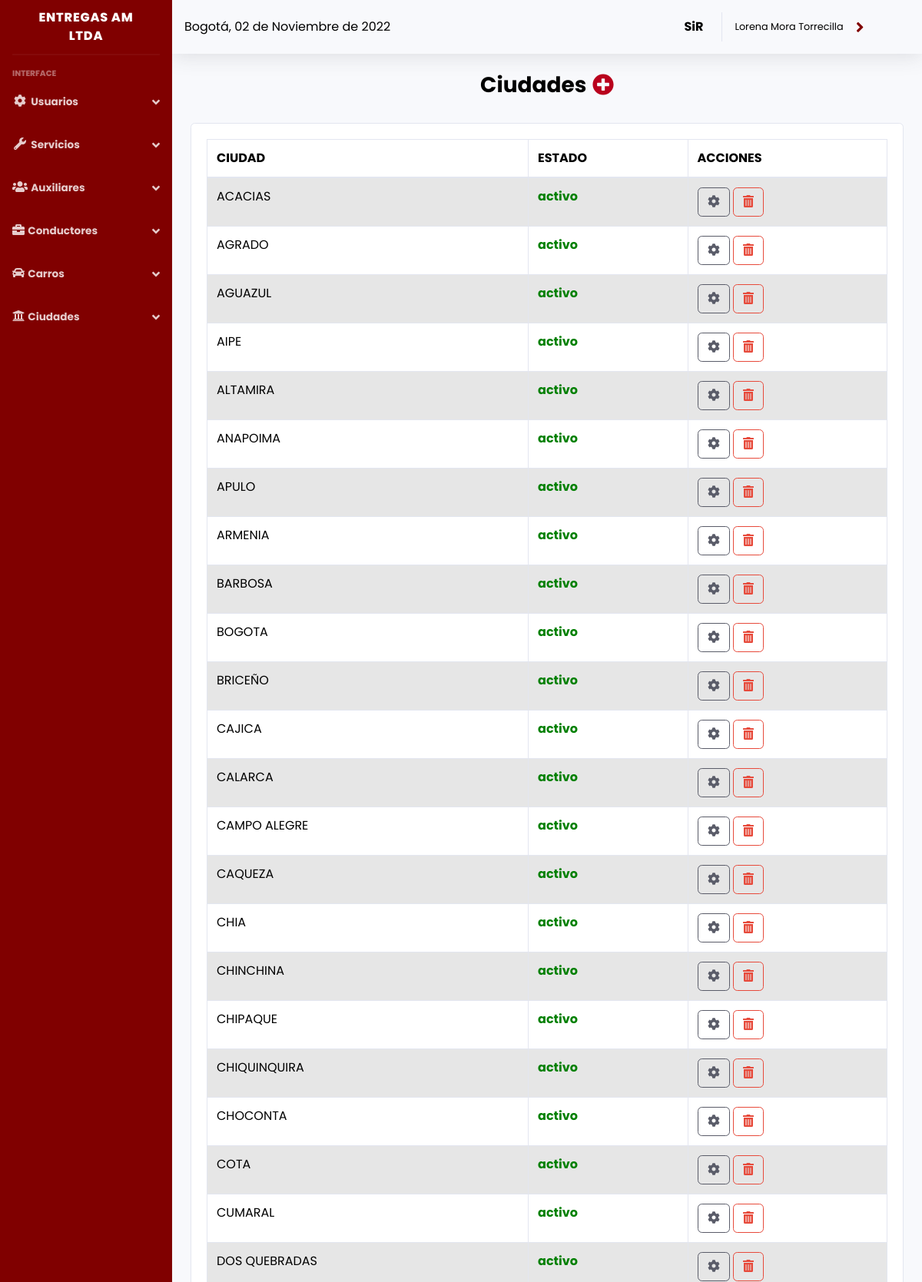
Page /sistema/lista_ciudad.php (signed in, upper part) on the committed database.
### tables this page shows
CREATE TABLE `ciudad_origen` (
  `cod` int(11) NOT NULL,
  `ciudad` varchar(255) NOT NULL,
  `estado` varchar(255) NOT NULL
);

### sistema/lista_ciudad.php (the view, shortened to what this page needs)
<?php include_once "includes/header.php"; ?>
<div class="container-fluid">
    <div class="contenido">
			<div>
				<center>
					<h3>
						<b style="color: #000000;">Ciudades</b>
						<a href="registro_ciudad.php"><i class='fa fa-plus-circle' style="color: #B9011D;"></i></a>
					</h3>
				</center>
			</div>
			<br>
	<div class="row">
					<div class="col-md-12">
						<div class="card">
							<div class="card-body" id="mydatatable-container">
								<div class="table-responsive">
									<table id="mydatatable"	class="records_list table table-striped table-bordered table-hover"	cellspacing="0" width="100%">
					<thead style="background-color: #FFFFFF;">
						<tr>
							<th style="color: #000000;">CIUDAD</th>
							<th style="color: #000000;">ESTADO</th>
							<th style="color: #000000;">ACCIONES</th>
						</tr>
					</thead>
					<tbody>
						<?php
						include "../conexion.php";
						$query = mysqli_query($conexion, "SELECT * FROM ciudad_origen ORDER BY ciudad ASC");
						$result = mysqli_num_rows($query);
						if ($result > 0) {
							while ($data = mysqli_fetch_assoc($query)) { ?>
								<tr>
									<td style="color: #000000;"><?php echo $data['ciudad']; ?></td>
									<td style="color: #000000;"><?php if($data['estado'] == 'activo') {
 echo '<span style="color:green; font-weight: bolder;">' .$data['estado'] . '</span>'; }
 if($data['estado'] == 'inactivo') {
	echo '<span style="color:red; font-weight: bolder;">' .$data['estado'] . '</span>';
}  ?></td>
									<td>
										<a href="editar_ciudad.php?cod=<?php echo $data['cod']; ?>" class="btn btn-outline-dark"><i class="fa fa-cog d-inline" aria-hidden="true"></i></a>
										<?php if ($_SESSION['rol'] == 1) { ?>
										<form action="eliminar_ciudad.php?cod=<?php echo $data['cod']; ?>" method="post" class="confirmar d-inline">
											<button class="btn btn-outline-danger" type="submit"><i class='fas fa-trash-alt'></i> </button>
										</form>
										<?php } ?>
									</td>
								</tr>
						<?php }
						} ?>
					</tbody>
				</table>
				<br>
			</div>
							</div>
						</div>
					</div>
				</div>
			<br>
		</div>
</div>
<?php include_once "includes/footer.php"; ?>

### sistema/includes/header.php (style rules this page uses)
* { font-family: 'Poppins', sans-serif; }

### sistema/includes/menu.php (style rules this page uses)
* { font-family: 'Poppins', sans-serif; }

### rows in the picture
ciudad_origen: ciudad "ACACIAS", estado "activo"
ciudad_origen: ciudad "AGRADO", estado "activo"
ciudad_origen: ciudad "AGUAZUL", estado "activo"
ciudad_origen: ciudad "AIPE", estado "activo"
ciudad_origen: ciudad "ALTAMIRA", estado "activo"
ciudad_origen: ciudad "ANAPOIMA", estado "activo"
ciudad_origen: ciudad "APULO", estado "activo"
ciudad_origen: ciudad "ARMENIA", estado "activo"
ciudad_origen: ciudad "BARBOSA", estado "activo"
ciudad_origen: ciudad "BOGOTA", estado "activo"
ciudad_origen: ciudad "BRICEÑO", estado "activo"
ciudad_origen: ciudad "CAJICA", estado "activo"
ciudad_origen: ciudad "CALARCA", estado "activo"
ciudad_origen: ciudad "CAMPO ALEGRE", estado "activo"
ciudad_origen: ciudad "CAQUEZA", estado "activo"
ciudad_origen: ciudad "CHIA", estado "activo"
ciudad_origen: ciudad "CHINCHINA", estado "activo"
ciudad_origen: ciudad "CHIPAQUE", estado "activo"
ciudad_origen: ciudad "CHIQUINQUIRA", estado "activo"
ciudad_origen: ciudad "CHOCONTA", estado "activo"
ciudad_origen: ciudad "COTA", estado "activo"
ciudad_origen: ciudad "CUMARAL", estado "activo"
ciudad_origen: ciudad "DOS QUEBRADAS", estado "activo"

### other values in the picture
fechaPeru() "02 de Noviembre de 2022"
$_SESSION['nombre'] "Lorena Mora Torrecilla"
